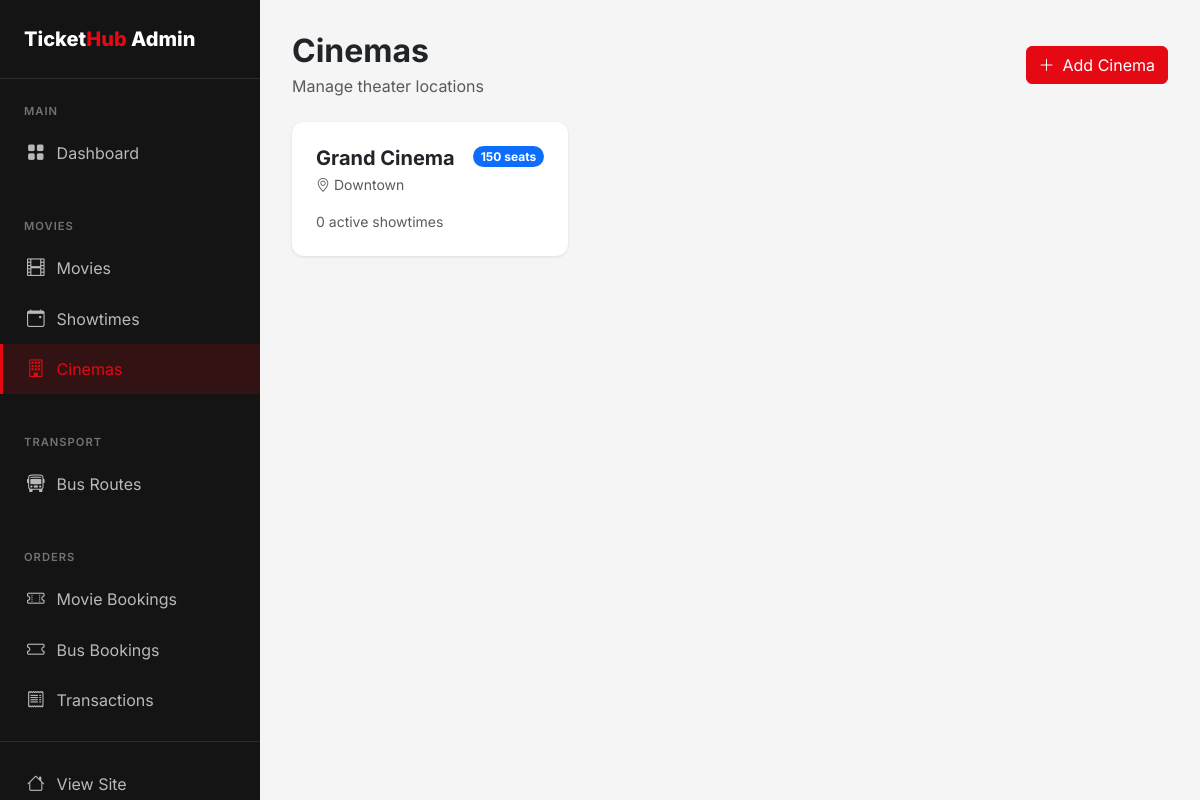
/admin/cinemas (signed in), run on the app's committed database.
### app.py (models this page shows)
class Cinema(db.Model):
    id = db.Column(db.Integer, primary_key=True)
    name = db.Column(db.String(100), nullable=False)
    location = db.Column(db.String(200))
    total_seats = db.Column(db.Integer, default=100)
    operator_id = db.Column(db.Integer, db.ForeignKey('user.id'), nullable=True)
    image = db.Column(db.String(255))  # for picture
    showtimes = db.relationship('Showtime', backref='cinema', lazy=True, cascade='all, delete-orphan')
    operator = db.relationship('User', foreign_keys=[operator_id], backref='cinemas')

### app.py (the view)
@app.route('/admin/cinemas')
@login_required
@admin_required
def admin_cinemas():
    cinemas = Cinema.query.all()
    return render_template('admin/cinemas/list.html', cinemas=cinemas)

### app.py (called while the page is built)
@app.after_request
def add_no_cache_headers(response):
    if request.endpoint != 'static':
        response.headers['Cache-Control'] = 'no-store, no-cache, must-revalidate, private, max-age=0'
        response.headers['Pragma'] = 'no-cache'
        response.headers['Expires'] = '0'
    return response

@login_manager.user_loader
def load_user(user_id):
    return User.query.get(int(user_id))

def admin_required(f):
    @wraps(f)
    def decorated_function(*args, **kwargs):
        if not current_user.is_authenticated or not current_user.is_admin:
            flash('You need admin access for this action.', 'error')
            return redirect(url_for('index'))
        return f(*args, **kwargs)
    return decorated_function

### templates/admin/cinemas/list.html (shortened to what this page needs)
{% extends 'admin/base.html' %}
{% block admin_content %}
<div class="d-flex justify-content-between align-items-center mb-4">
    <div>
        <h2 class="fw-bold mb-1">Cinemas</h2>
        <p class="text-muted mb-0">Manage theater locations</p>
    </div>
    <a href="{{ url_for('admin_add_cinema') }}" class="btn btn-primary">
        <i class="bi bi-plus-lg me-2"></i>Add Cinema
    </a>
</div>
<div class="row g-4">
    {% if cinemas %}
        {% for cinema in cinemas %}
        <div class="col-md-6 col-lg-4">
            <div class="card h-100">
                <div class="card-body p-4">
                    <div class="d-flex align-items-start justify-content-between mb-3">
                        <div>
                            <h5 class="fw-bold mb-1">{{ cinema.name }}</h5>
                            <p class="text-muted small mb-0">
                                <i class="bi bi-geo-alt me-1"></i>{{ cinema.location or 'No location' }}
                            </p>
                        </div>
                        <span class="badge bg-primary rounded-pill">{{ cinema.total_seats }} seats</span>
                    </div>
                    <p class="text-muted small mb-0">{{ cinema.showtimes|length }} active showtimes</p>
                </div>
            </div>
        </div>
        {% endfor %}
    {% endif %}
</div>
{% endblock %}

### templates/admin/base.html (shortened to what this page needs)
<!DOCTYPE html>
<html lang="en">
<head>
    <link href="https://cdn.jsdelivr.net/npm/bootstrap@5.3.2/dist/css/bootstrap.min.css" rel="stylesheet">
    <link href="https://cdn.jsdelivr.net/npm/bootstrap-icons@1.11.1/font/bootstrap-icons.css" rel="stylesheet">
</head>
<body>
    <div class="d-flex">
        <aside class="admin-sidebar">
            <div class="brand">
                <a href="{{ url_for('admin_dashboard') }}">Ticket<span>Hub</span> Admin</a>
            </div>
            <nav class="nav-section">
                <div class="nav-section-title">Main</div>
                <a href="{{ url_for('admin_dashboard') }}" class="nav-link {{ 'active' if request.endpoint == 'admin_dashboard' }}">
                    <i class="bi bi-grid-fill"></i> Dashboard
                </a>
            </nav>
            <nav class="nav-section">
                <div class="nav-section-title">Movies</div>
                <a href="{{ url_for('admin_movies') }}" class="nav-link {{ 'active' if 'admin_movie' in request.endpoint }}">
                    <i class="bi bi-film"></i> Movies
                </a>
                <a href="{{ url_for('admin_showtimes') }}" class="nav-link {{ 'active' if 'admin_showtime' in request.endpoint }}">
                    <i class="bi bi-calendar-event"></i> Showtimes
                </a>
                <a href="{{ url_for('admin_cinemas') }}" class="nav-link {{ 'active' if 'admin_cinema' in request.endpoint }}">
                    <i class="bi bi-building"></i> Cinemas
                </a>
            </nav>
            <nav class="nav-section">
                <div class="nav-section-title">Transport</div>
                <a href="{{ url_for('admin_bus_routes') }}" class="nav-link {{ 'active' if 'admin_bus' in request.endpoint }}">
                    <i class="bi bi-bus-front"></i> Bus Routes
                </a>
            </nav>
            <nav class="nav-section">
                <div class="nav-section-title">Orders</div>
                <a href="{{ url_for('admin_movie_bookings') }}" class="nav-link {{ 'active' if request.endpoint == 'admin_movie_bookings' }}">
                    <i class="bi bi-ticket-perforated"></i> Movie Bookings
                </a>
                <a href="{{ url_for('admin_bus_bookings') }}" class="nav-link {{ 'active' if request.endpoint == 'admin_bus_bookings' }}">
                    <i class="bi bi-ticket"></i> Bus Bookings
                </a>
                <a href="{{ url_for('admin_transactions') }}" class="nav-link {{ 'active' if request.endpoint == 'admin_transactions' }}">
                    <i class="bi bi-receipt"></i> Transactions
                </a>
            </nav>
            <nav class="nav-section mt-auto" style="border-top: 1px solid rgba(255,255,255,0.1); padding-top: 1rem;">
                <a href="{{ url_for('index') }}" class="nav-link">
                    <i class="bi bi-house"></i> View Site
                </a>
            </nav>
        </aside>
        <main class="admin-main flex-grow-1">
            {% block admin_content %}{% endblock %}
        </main>
    </div>
</body>
</html>

### templates/admin/base.html (style rules this page uses)
:root { --primary: #E50914; --primary-dark: #B20710; --secondary: #0A84FF; --dark: #141414; --dark-lighter: #1F1F1F; --gray-100: #F5F5F5; --gray-200: #E5E5E5; --gray-600: #6B7280; --success: #22C55E; }
body { font-family: 'Inter', sans-serif; background: var(--gray-100); }
.admin-sidebar { background: var(--dark); min-height: 100vh; position: fixed; width: 260px; padding-top: 0; }
.admin-sidebar .brand { padding: 1.5rem; border-bottom: 1px solid rgba(255,255,255,0.1); }
.admin-sidebar .brand a { color: #fff; text-decoration: none; font-weight: 800; font-size: 1.25rem; }
.admin-sidebar .brand span { color: var(--primary); }
.admin-sidebar .nav-section { padding: 1rem 0; }
.admin-sidebar .nav-section-title { color: rgba(255,255,255,0.4); font-size: 0.7rem; font-weight: 600; text-transform: uppercase; letter-spacing: 1px; padding: 0.5rem 1.5rem; }
.admin-sidebar .nav-link { color: rgba(255,255,255,0.7) !important; padding: 0.75rem 1.5rem !important; display: flex; align-items: center; gap: 0.75rem; transition: all 0.2s ease; border-left: 3px solid transparent; }
.admin-sidebar .nav-link.active { background: rgba(229, 9, 20, 0.15); color: var(--primary) !important; border-left-color: var(--primary); }
.admin-sidebar .nav-link i { font-size: 1.1rem; }
.admin-main { margin-left: 260px; padding: 2rem; min-height: 100vh; }
.card { border: none; border-radius: 12px; box-shadow: 0 1px 3px rgba(0,0,0,0.1); }
.btn-primary { background: var(--primary); border-color: var(--primary); }

### data on the page
Cinema: name "Grand Cinema", location "Downtown", total_seats "150", showtimes|length "0"
